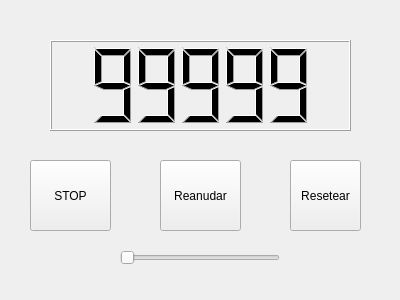
<?xml version="1.0" encoding="UTF-8"?>
<ui version="4.0">
 <class>Counter</class>
 <widget class="QWidget" name="Counter">
  <property name="geometry">
   <rect>
    <x>0</x>
    <y>0</y>
    <width>400</width>
    <height>300</height>
   </rect>
  </property>
  <property name="windowTitle">
   <string>Counter</string>
  </property>
  <widget class="QPushButton" name="button">
   <property name="geometry">
    <rect>
     <x>30</x>
     <y>160</y>
     <width>81</width>
     <height>71</height>
    </rect>
   </property>
   <property name="text">
    <string>STOP</string>
   </property>
  </widget>
  <widget class="QLCDNumber" name="lcdNumber">
   <property name="geometry">
    <rect>
     <x>50</x>
     <y>40</y>
     <width>301</width>
     <height>91</height>
    </rect>
   </property>
   <property name="intValue" stdset="0">
    <number>99999</number>
   </property>
  </widget>
  <widget class="QPushButton" name="start">
   <property name="geometry">
    <rect>
     <x>160</x>
     <y>160</y>
     <width>81</width>
     <height>71</height>
    </rect>
   </property>
   <property name="text">
    <string>Reanudar</string>
   </property>
  </widget>
  <widget class="QPushButton" name="reset">
   <property name="geometry">
    <rect>
     <x>290</x>
     <y>160</y>
     <width>71</width>
     <height>71</height>
    </rect>
   </property>
   <property name="text">
    <string>Resetear</string>
   </property>
  </widget>
  <widget class="QSlider" name="cambiarPeriodo">
   <property name="geometry">
    <rect>
     <x>120</x>
     <y>250</y>
     <width>160</width>
     <height>16</height>
    </rect>
   </property>
   <property name="minimum">
    <number>1</number>
   </property>
   <property name="maximum">
    <number>1000</number>
   </property>
   <property name="orientation">
    <enum>Qt::Horizontal</enum>
   </property>
  </widget>
 </widget>
 <resources/>
 <connections/>
</ui>
